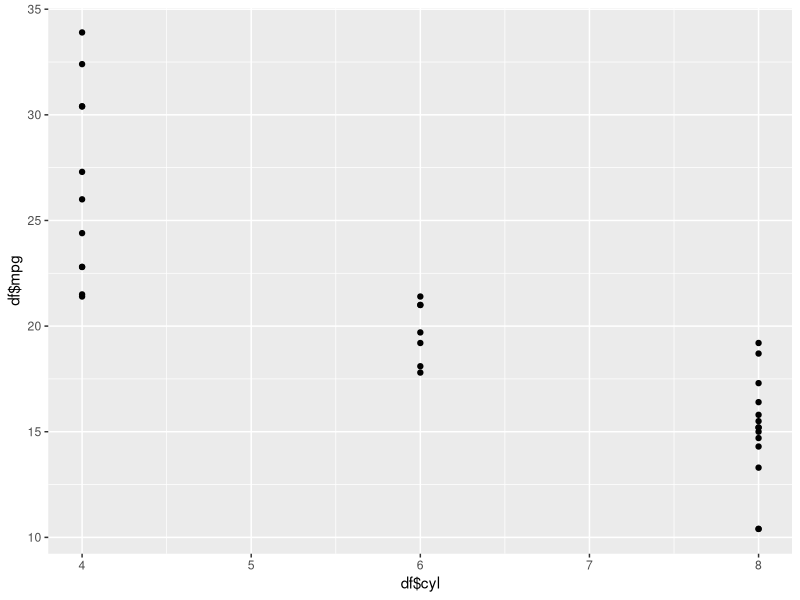
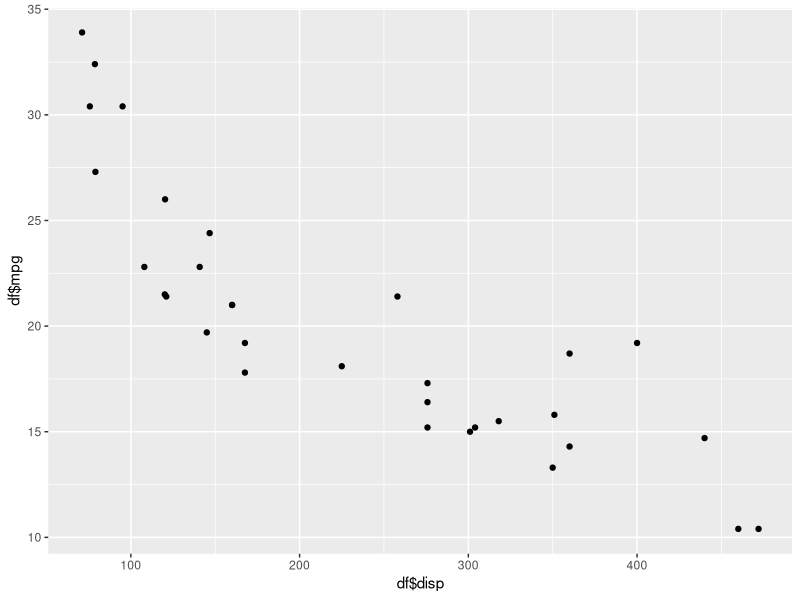
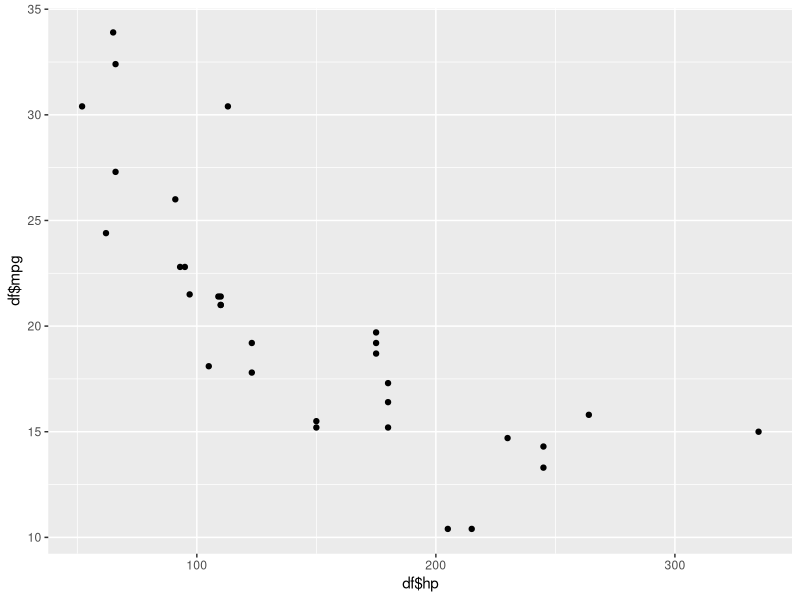
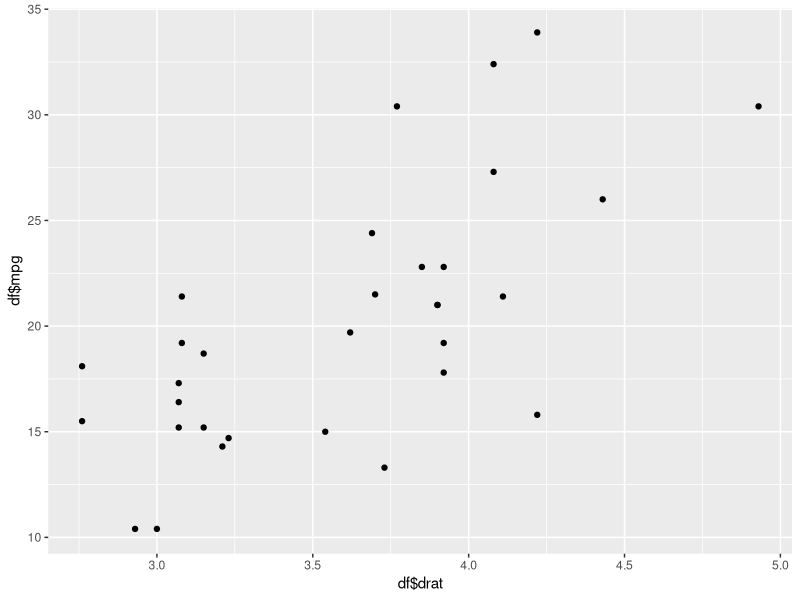
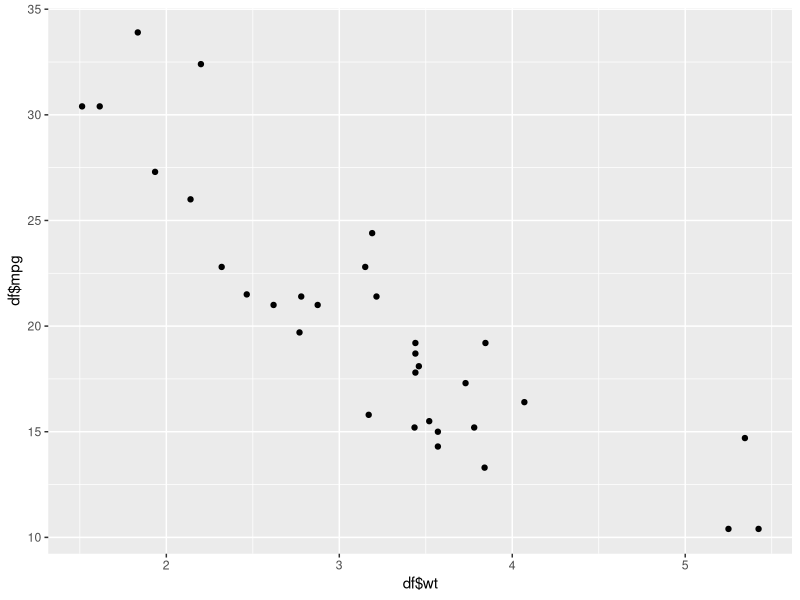
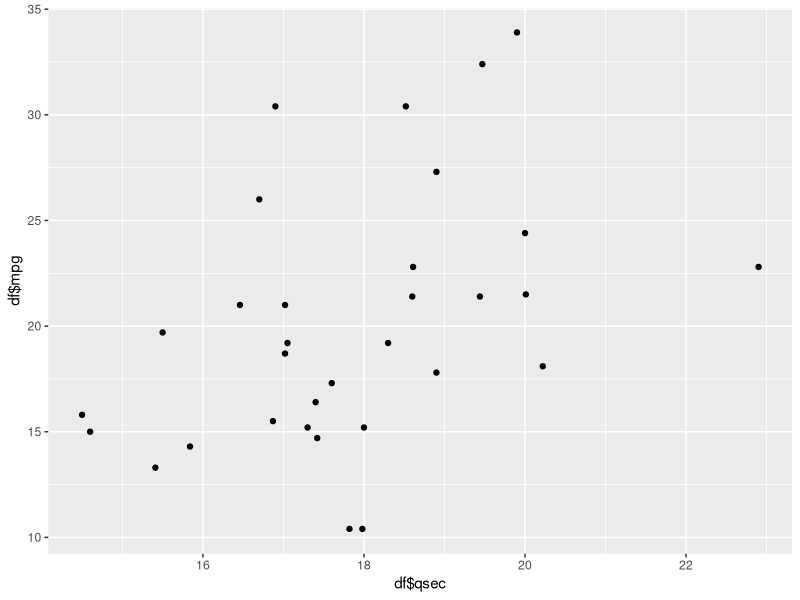
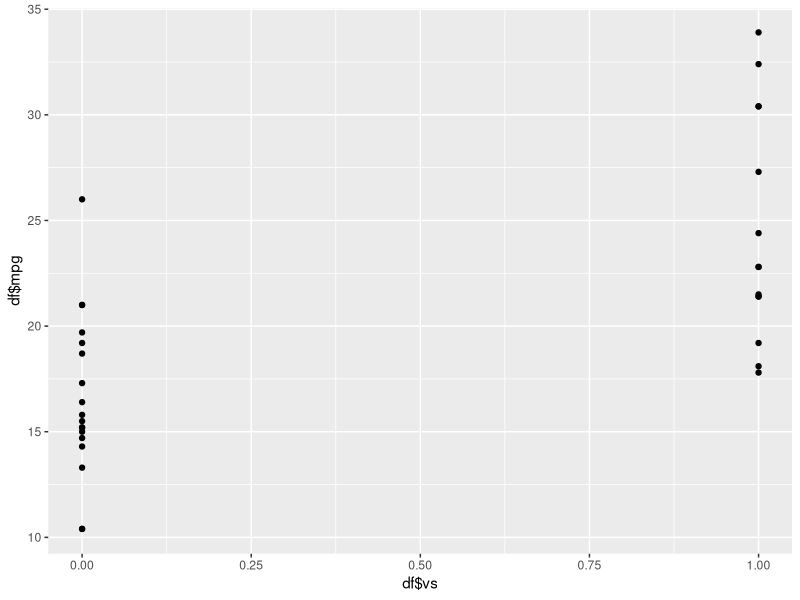
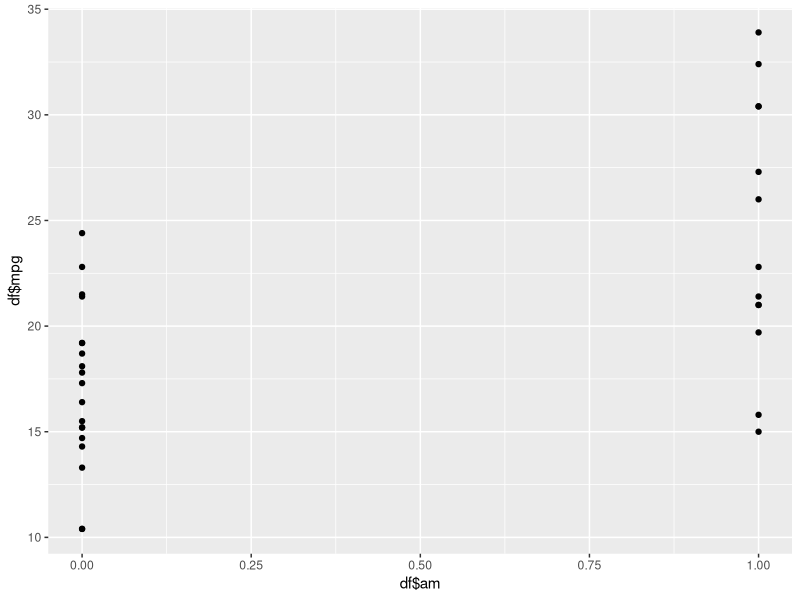

Source code (R) for these figures, in order:
## ---- chunk 1
knitr::opts_chunk$set(warning = FALSE, message = FALSE)
## ---- chunk 2
library(ggplot2)  # for data visualisation 
library(dplyr)    # for data wrangling 
library(magrittr) # for pipes 
## ---- chunk 3
df <- mtcars
df
## ---- chunk 4
qplot(df$cyl,df$mpg)
qplot(df$disp,df$mpg)
qplot(df$hp,df$mpg)
qplot(df$drat,df$mpg)
qplot(df$wt,df$mpg)
qplot(df$qsec,df$mpg)
qplot(df$vs,df$mpg)
qplot(df$am,df$mpg)
qplot(df$gear,df$mpg)
qplot(df$carb,df$mpg)
## ---- chunk 5
# install.packages("corrplot")
library(corrplot)

M = cor(mtcars)
corrplot(M, method = "number")
## ---- chunk 6
reg_model <- lm(mpg ~ wt, data = df)
summary(reg_model)
## ---- chunk 7
reg_model2 <- lm(mpg ~ wt + cyl + disp, data = df)
summary(reg_model2)
## ---- chunk 8
reg_model3 <- lm(mpg ~ wt + cyl, data = df)
summary(reg_model3)
## ---- chunk 9
df$model3 <- reg_model3$coefficients[1] + 
            reg_model3$coefficients[2]*df$wt +
            reg_model3$coefficients[3]*df$cyl
df$residual3 <- df$mpg - df$model3

qplot(df$wt,df$residual3)
qplot(df$cyl,df$residual3)
## ---- chunk 10
reg_model4 <- lm(mpg ~ wt + cyl + hp + qsec + vs + am + gear + carb, data = df)
summary(reg_model4)
## ---- chunk 11
reg_model5 <- lm(mpg ~ wt + cyl + am, data = df)
summary(reg_model5)
## ---- chunk 12
reg_model6 <- lm(mpg ~ wt + cyl + hp, data = df)
summary(reg_model6)
## ---- chunk 13
reg_model7 <- lm(mpg ~ wt + hp, data = df)
summary(reg_model7)
## ---- chunk 14
df$model7 <- reg_model7$coefficients[1] + 
             reg_model7$coefficients[2]*df$wt +
             reg_model7$coefficients[3]*df$hp

df$residual7 <- df$mpg - df$model7

qplot(df$wt,df$residual7)
qplot(df$hp, df$residual7)
## ---- chunk 15
df$residual7 <- df$mpg - df$model7
hist(df$residual7)
## ---- chunk 16
boxplot(df$residual7)
## ---- chunk 17
boxplot.stats(df$residual7)
## ---- chunk 18
df$car <- rownames(df)
rownames(df) <- NULL # This removes the row names and turns them into row numbers
df2 <- df %>%
  filter(!(df$car %in% c("Toyota Corolla", "Fiat 128", "Chrysler Imperial")))
## ---- chunk 19
reg_model8 <- lm(mpg ~ wt + hp, data = df2)
summary(reg_model8)
